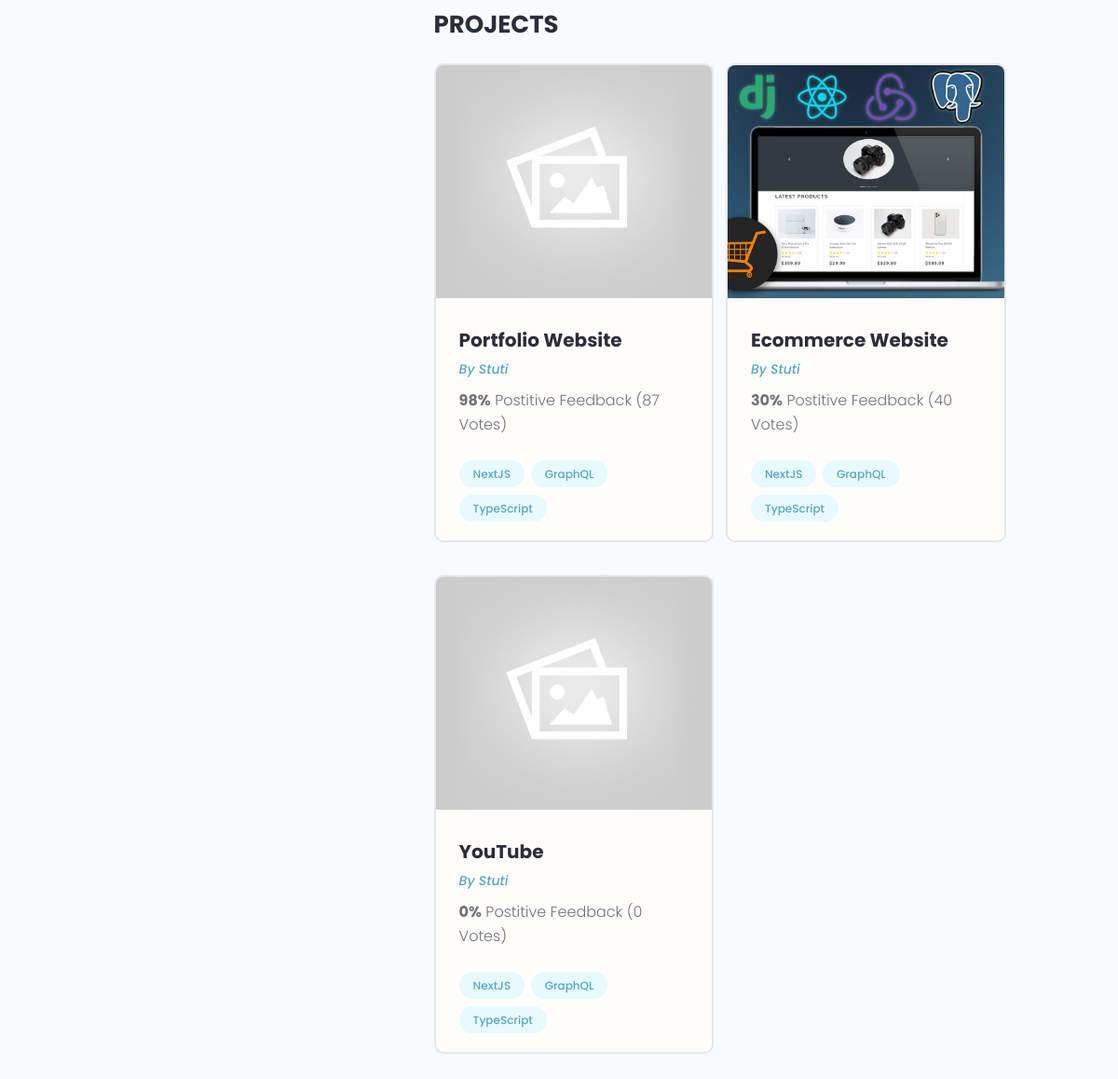
/profile/44cfe332-9467-4806-80a1-ba44f0dcb6fa/ (lower part), run on an earlier commit of the app's database.
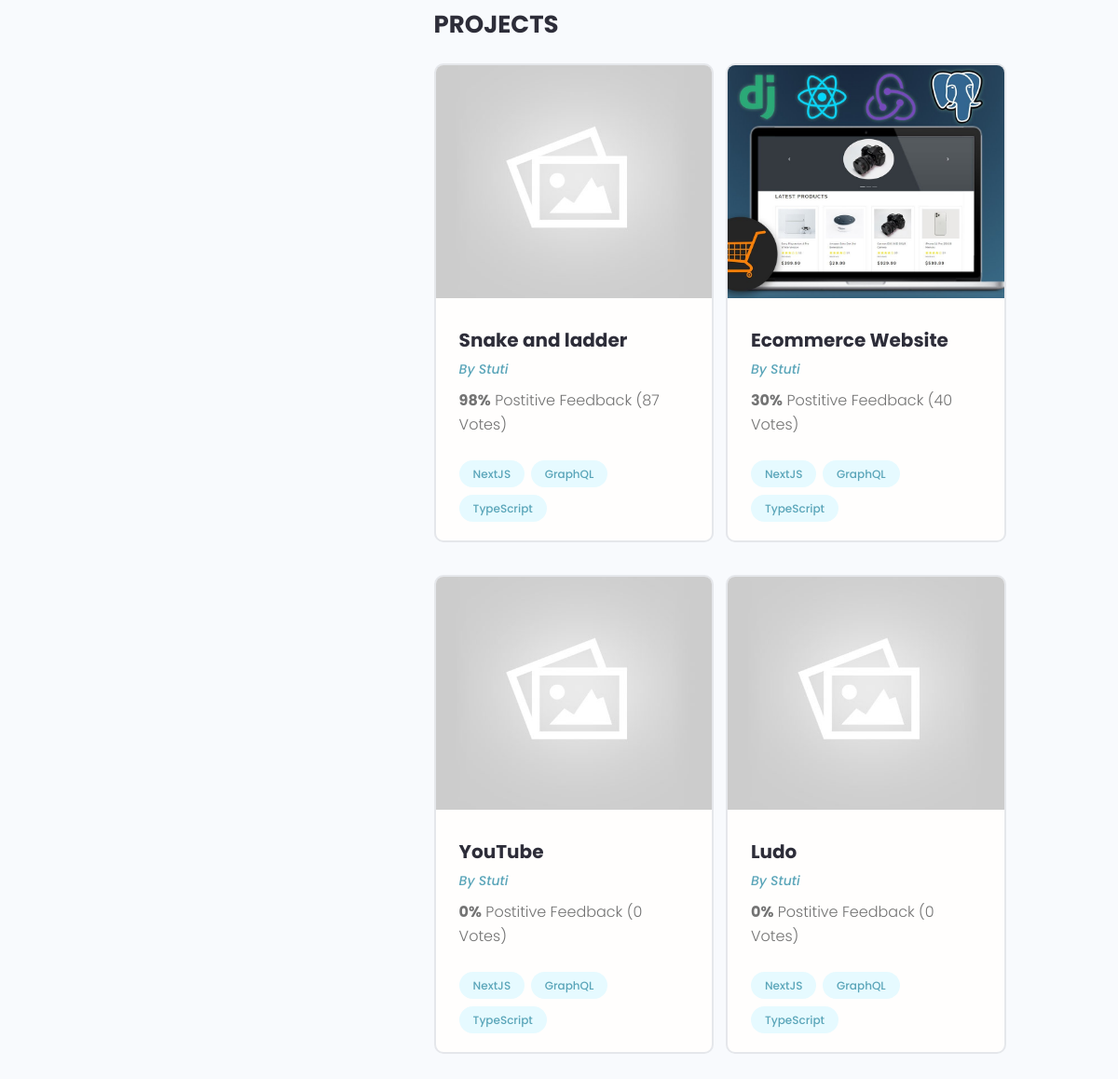
And on a later commit of the database.
### projects/models.py (models this page shows, shortened)
class Project(models.Model):
    owner = models.ForeignKey(Profile, on_delete=models.SET_NULL,null=True,blank=True)
    title=models.CharField(max_length=50)
    desc=models.TextField(null=True ,blank=True)
    featured_image = models.ImageField(null=True,blank=True,default = "default.jpg")
    demo_link=models.CharField(max_length=2000,null=True , blank=True)
    source_link=models.CharField(max_length=2000,null=True , blank=True)
    tags = models.ManyToManyField('Tag',blank=True)
    vote_total=models.IntegerField(default= 0,null=True ,blank=True)
    vote_ratio=models.IntegerField(default= 0,null=True ,blank=True)
    id=models.UUIDField(default=uuid.uuid4,unique=True, primary_key=True ,editable=False)

### users/models.py (models this page shows)
class Profile(models.Model):
    users = models.OneToOneField(User, on_delete=models.CASCADE,null=True,blank=True)
    username = models.CharField(max_length=200,blank=True,null=True)
    location = models.CharField(max_length=200,blank=True,null=True)
    name = models.CharField(max_length=200,blank=True,null=True)
    email = models.EmailField(max_length=254,blank=True,null=True)
    short_intro = models.CharField(max_length=200,blank=True,null=True)
    bio = models.CharField(max_length=200,blank=True,null=True)
    profile_image = models.ImageField(null=True, blank = True, upload_to='profiles/', default = 'profiles/user.png')
    social_github = models.CharField(max_length=200,blank=True,null=True)
    social_linkedin = models.CharField(max_length=200,blank=True,null=True)
    social_twitter = models.CharField(max_length=200,blank=True,null=True)
    social_youtube = models.CharField(max_length=200,blank=True,null=True)
    created = models.DateTimeField(auto_now_add=True)
    id=models.UUIDField(default=uuid.uuid4,unique=True, primary_key=True ,editable=False)
    def __str__(self):
        return str(self.username)

### users/views.py (the view)
# urls.py: path('profile/<str:pk>/',views.userProfile,name='user-profile'),
def userProfile(request,pk):
    profile = Profile.objects.get(id=pk)
    topSkills = profile.skill_set.exclude(description__exact = "")
    otherSkills = profile.skill_set.filter(description="")
    context = {'profile':profile,'topSkills':topSkills,'otherSkills':otherSkills}
    return render(request,'users/user-profile.html',context)

### users/templates/users/user-profile.html (shortened to what this page needs)
{% extends 'main.html' %}
{% block body %}
<main class="profile my-md">
    <div class="container">
      <div class="layout">
        <div class="column column--1of3">
        </div>
        <div class="column column--2of3">
          <div class="devInfo">
            <h3 class="devInfo__title">Projects</h3>
            <div class="grid grid--two">
              {% for project in profile.project_set.all %}
              <div class="column">
                <div class="card project">
                  <a href="{% url 'project' project.id %}" class="project">
                    <img class="project__thumbnail" src="{{ project.featured_image.url }}" alt="project thumbnail" />
                    <div class="card__body">
                      <h3 class="project__title">{{project.title}}</h3>
                      <p><a class="project__author" href="{% url 'user-profile' project.owner.id %}"> By {{project.owner}}</a></p>
                      <p class="project--rating">
                        <span style="font-weight: bold;">{{project.vote_ratio}}%</span> Postitive
                        Feedback ({{project.vote_total}} Vote{{project.vote_total|pluralize:"s"}})
                      </p>
                      <div class="project__tags">
                        <span class="tag tag--pill tag--main">
                          <small>NextJS</small>
                        </span>
                        <span class="tag tag--pill tag--main">
                          <small>GraphQL</small>
                        </span>
                        <span class="tag tag--pill tag--main">
                          <small>TypeScript</small>
                        </span>
                      </div>
                    </div>
                  </a>
                </div>
              </div>
              {% endfor %}
            </div>
          </div>
        </div>
      </div>
    </div>
  </main>
{% endblock body %}

What changed in the data, as far as the page shows it:
changed Project: title "Portfolio Website" → "Snake and ladder"
added Project: featured_image (placeholder picture), title "Ludo", owner "Stuti", vote_ratio "0", vote_total "0"
